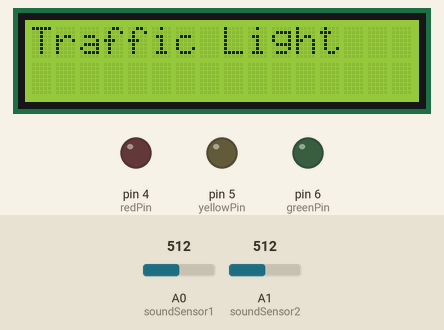
Simulated run of this sketch. Board: Arduino Uno, built with avr-gcc and run on an emulated ATmega328P. On the bench: 16×2 character LCD, output pins drawn as LEDs (lit = HIGH). Inputs (shaded band) come from the test bench; at power-on: A0 (soundSensor1) = 512, A1 (soundSensor2) = 512. What the sketch prints to the serial monitor is not drawn.

Above: at 0.1 s.
At 2.2 s:
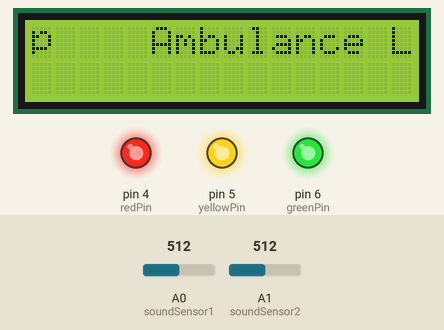
Timing chart, 0 to 3.7 s (numbered marks = the images above):
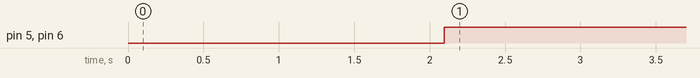

Measured:
- by itself, pin 5 (yellowPin), pin 6 (greenPin): LOW → HIGH at 2.1 s

The sketch:

sketch.ino
```cpp
#include <Wire.h>
#include <LiquidCrystal_I2C.h>

// Create an LCD object with the I2C address 0x27 and the size 16x2
LiquidCrystal_I2C lcd(0x27, 16, 2);

const int soundSensor1 = A0; // Left Sound Sensor
const int soundSensor2 = A1; // Right Sound Sensor

const int soundThreshold = 500; // Adjust based on sensor testing

// LED pins for traffic light (updated to match simulation connections)
const int redPin = 4;   // Red LED connected to pin 4
const int yellowPin = 5; // Yellow LED connected to pin 5
const int greenPin = 6;  // Green LED connected to pin 6

enum State { NORMAL, AMBULANCE_LEFT };
State currentState = NORMAL;

void setup() {
  Serial.begin(9600);

  pinMode(redPin, OUTPUT);
  pinMode(yellowPin, OUTPUT);
  pinMode(greenPin, OUTPUT);

  // Initialize LCD
  lcd.begin(16, 2);
  lcd.print("Traffic Light");  // Display an initial message on LCD
  delay(2000);  // Wait for 2 seconds before showing the next message

  // Start in normal traffic mode
  digitalWrite(redPin, HIGH);
  digitalWrite(yellowPin, LOW);
  digitalWrite(greenPin, LOW);
}

void loop() {
  int leftSound = analogRead(soundSensor1);
  int rightSound = analogRead(soundSensor2);

  // Print sound values every loop
  Serial.print("Left Sound: ");
  Serial.print(leftSound);
  Serial.print(" | Right Sound: ");
  Serial.println(rightSound);

  if (leftSound > soundThreshold && currentState != AMBULANCE_LEFT) {
    // Ambulance detected on the left side, turn on all lights
    Serial.println("🚑 Ambulance detected on LEFT - All lights ON");

    digitalWrite(redPin, HIGH);
    digitalWrite(yellowPin, HIGH);
    digitalWrite(greenPin, HIGH);

    lcd.clear(); // Clear previous message
    lcd.print("🚑 Ambulance Left");  // Display ambulance message
    currentState = AMBULANCE_LEFT;
  }
  else if (leftSound <= soundThreshold && rightSound <= soundThreshold && currentState == AMBULANCE_LEFT) {
    // Back to normal traffic after ambulance has passed
    Serial.println("🛑 Normal Traffic - Default Red");

    digitalWrite(redPin, HIGH);
    digitalWrite(yellowPin, LOW);
    digitalWrite(greenPin, LOW);

    lcd.clear(); // Clear previous message
    lcd.print("🛑 Normal Traffic");  // Display normal traffic message
    currentState = NORMAL;
  }

  delay(300); // Small delay to reduce serial flooding
}
```
